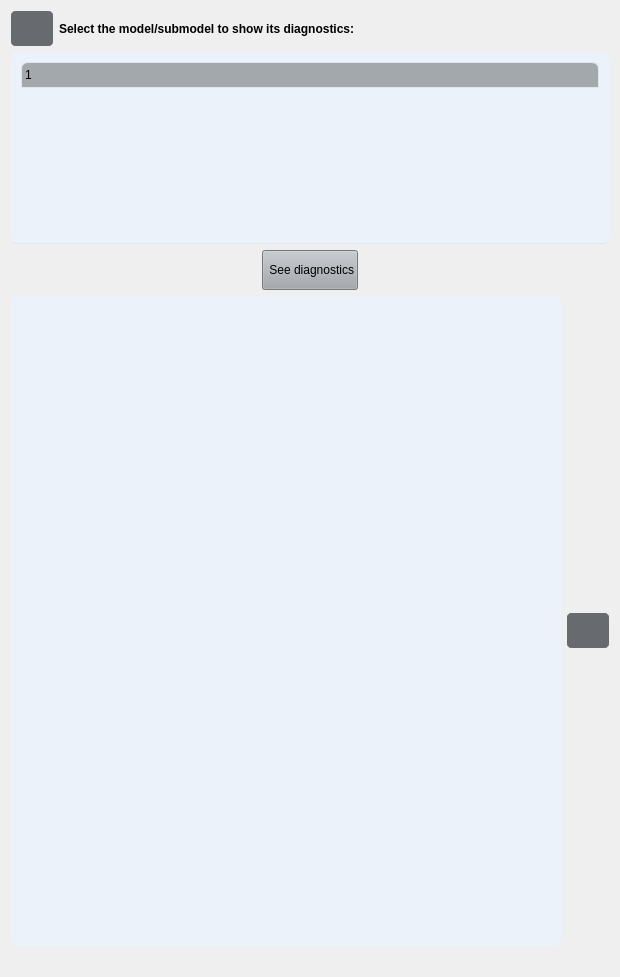
                  <widget class="QWidget" name="tabsPage6">
                   <layout class="QVBoxLayout" name="verticalLayout_36">
                    <item>
                     <layout class="QVBoxLayout" name="verticalLayout_26">
                      <item>
                       <layout class="QVBoxLayout" name="verticalLayout_27">
                        <item>
                         <layout class="QHBoxLayout" name="horizontalLayout_8">
                          <item>
                           <widget class="QPushButton" name="infoButtonDiagnostics">
                            <property name="sizePolicy">
                             <sizepolicy hsizetype="Fixed" vsizetype="Fixed">
                              <horstretch>0</horstretch>
                              <verstretch>0</verstretch>
                             </sizepolicy>
                            </property>
                            <property name="minimumSize">
                             <size>
                              <width>35</width>
                              <height>35</height>
                             </size>
                            </property>
                            <property name="styleSheet">
                             <string notr="true">QPushButton {
	border: 5px solid #676A6E;
	border-radius: 5px;	
	background-color: #676A6E;
}
QPushButton:hover {
	background-color: #676A6E;
	border: 2px solid #676A6E;
}
QPushButton:pressed {	
	background-color: #676A6E;
	border: 2px solid #676A6E;
}</string>
                            </property>
                            <property name="text">
                             <string/>
                            </property>
                           </widget>
                          </item>
                          <item>
                           <widget class="QLabel" name="labelSelectModelToShow_3">
                            <property name="font">
                             <font>
                              <weight>75</weight>
                              <bold>true</bold>
                             </font>
                            </property>
                            <property name="text">
                             <string>Select the model/submodel to show its diagnostics:</string>
                            </property>
                           </widget>
                          </item>
                         </layout>
                        </item>
                        <item>
                         <layout class="QHBoxLayout" name="horizontalLayout_10">
                          <item>
                           <widget class="QTreeWidget" name="treeWidgetSelectModelToSeeDiagnostics">
                            <property name="maximumSize">
                             <size>
                              <width>16777215</width>
                              <height>16777215</height>
                             </size>
                            </property>
                            <property name="styleSheet">
                             <string notr="true">QTreeWidget {	
	background-color: #EBF2FA;
	padding: 10px;
	border-radius: 5px;
	gridline-color: #DFE6ED;
	border-bottom: 1px solid #DFE6ED;
}
QTreeWidget::item{
	border-color: #DFE6ED;
	padding-left: 5px;
	padding-right: 5px;
	gridline-color: #DFE6ED;
}
QTreeWidget::item:selected{
	background-color: #C7CDDA;
}
QScrollBar:horizontal {
    border: none;
    background: #A3A8AD;
    height: 14px;
    margin: 0px 21px 0 21px;
	border-radius: 0px;
}
 QScrollBar:vertical {
	border: none;
    background: #A3A8AD;
    width: 14px;
    margin: 21px 0 21px 0;
	border-radius: 0px;
 }
QHeaderView::section{
	Background-color: #A3A8AD;
	max-width: 30px;
	border: 1px solid #A3A8AD;
	border-style: none;
    border-bottom: 1px solid #DFE6ED;
    border-right: 1px solid #DFE6ED;
}
QTreeWidget::horizontalHeader {	
	background-color: #A3A8AD;
}
QHeaderView::section:horizontal
{
    border: 1px solid #DFE6ED;
	background-color: #A3A8AD;
	padding: 3px;
	border-top-left-radius: 7px;
    border-top-right-radius: 7px;
}
QHeaderView::section:vertical
{
    border: 1px solid #A3A8AD;
}</string>
                            </property>
                            <column>
                             <property name="text">
                              <string/>
                             </property>
                            </column>
                           </widget>
                          </item>
                         </layout>
                        </item>
                       </layout>
                      </item>
                      <item>
                       <layout class="QHBoxLayout" name="horizontalLayout_16">
                        <item>
                         <spacer name="horizontalSpacer">
                          <property name="orientation">
                           <enum>Qt::Horizontal</enum>
                          </property>
                          <property name="sizeHint" stdset="0">
                           <size>
                            <width>40</width>
                            <height>20</height>
                           </size>
                          </property>
                         </spacer>
                        </item>
                        <item>
                         <widget class="QPushButton" name="pushButtonDiagnostics">
                          <property name="sizePolicy">
                           <sizepolicy hsizetype="Fixed" vsizetype="Fixed">
                            <horstretch>0</horstretch>
                            <verstretch>0</verstretch>
                           </sizepolicy>
                          </property>
                          <property name="minimumSize">
                           <size>
                            <width>0</width>
                            <height>40</height>
                           </size>
                          </property>
                          <property name="styleSheet">
                           <string notr="true">QPushButton {
	background-color: #A3A8AD;
}
QPushButton:hover {
	background-color: #A3A8AD;
}
QPushButton:pressed {	
	background-color: #A3A8AD;
}</string>
                          </property>
                          <property name="text">
                           <string> See diagnostics</string>
                          </property>
                         </widget>
                        </item>
                        <item>
                         <spacer name="horizontalSpacer_4">
                          <property name="orientation">
                           <enum>Qt::Horizontal</enum>
                          </property>
                          <property name="sizeHint" stdset="0">
                           <size>
                            <width>40</width>
                            <height>20</height>
                           </size>
                          </property>
                         </spacer>
                        </item>
                       </layout>
                      </item>
                      <item>
                       <layout class="QHBoxLayout" name="horizontalLayout_15">
                        <item>
                         <layout class="QVBoxLayout" name="verticalLayout_35">
                          <item>
                           <widget class="QWidget" name="plotDiagnosis_2" native="true">
                            <property name="minimumSize">
                             <size>
                              <width>550</width>
                              <height>650</height>
                             </size>
                            </property>
                            <property name="styleSheet">
                             <string notr="true">QWidget {
	background-color: #EBF2FA;
	border-radius: 5px;
	padding: 10px;
}
QWidget:hover {
	border: 2px solid #A3A8AD;
}
QWidget:focus {
	border: 2px solid #A3A8AD;
}
</string>
                            </property>
                            <layout class="QVBoxLayout" name="verticalLayout_28">
                             <item>
                              <layout class="QVBoxLayout" name="layoutPlotDiagnosis"/>
                             </item>
                            </layout>
                           </widget>
                          </item>
                          <item>
                           <spacer name="horizontalSpacer_18">
                            <property name="orientation">
                             <enum>Qt::Horizontal</enum>
                            </property>
                            <property name="sizeHint" stdset="0">
                             <size>
                              <width>40</width>
                              <height>20</height>
                             </size>
                            </property>
                           </spacer>
                          </item>
                          <item>
                           <layout class="QHBoxLayout" name="horizontalLayout_39"/>
                          </item>
                         </layout>
                        </item>
                        <item>
                         <widget class="QPushButton" name="pushButtonShowDiagnosticsBig">
                          <property name="sizePolicy">
                           <sizepolicy hsizetype="Fixed" vsizetype="Fixed">
                            <horstretch>0</horstretch>
                            <verstretch>0</verstretch>
                           </sizepolicy>
                          </property>
                          <property name="minimumSize">
                           <size>
                            <width>35</width>
                            <height>35</height>
                           </size>
                          </property>
                          <property name="styleSheet">
                           <string notr="true">QPushButton {
	border: 5px solid #676A6E;
	border-radius: 5px;	
	background-color: #676A6E;
}
QPushButton:hover {
	background-color: #676A6E;
	border: 2px solid #676A6E;
}
QPushButton:pressed {	
	background-color: #676A6E;
	border: 2px solid #676A6E;
}</string>
                          </property>
                          <property name="text">
                           <string/>
                          </property>
                         </widget>
                        </item>
                       </layout>
                      </item>
                     </layout>
                    </item>
                   </layout>
                  </widget>
